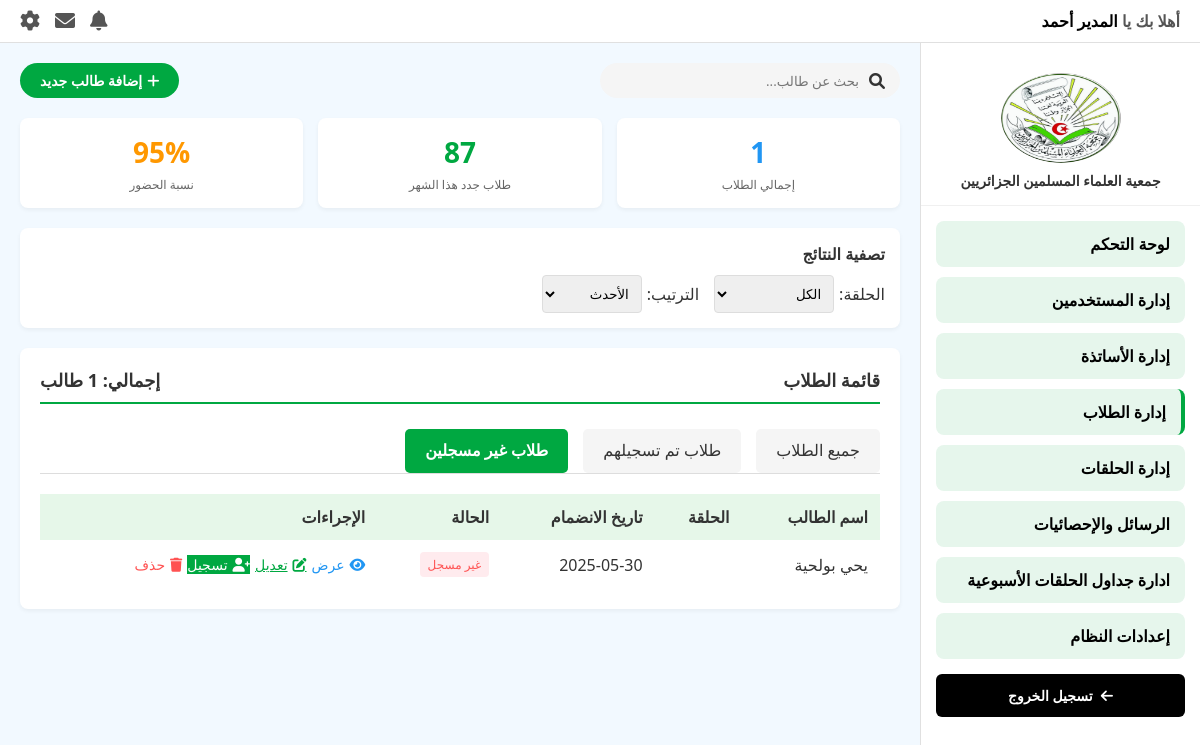
Page /admin/admin-students.php?tab=unregistered on the committed database.
### tables this page shows
CREATE TABLE `users` (
  `id` int(11) UNSIGNED NOT NULL,
  `email` varchar(128) NOT NULL,
  `first_name` varchar(128) NOT NULL,
  `last_name` varchar(128) NOT NULL,
  `password` varchar(255) NOT NULL,
  `gender` enum('male','female') NOT NULL,
  `phone` varchar(20) DEFAULT NULL,
  `date_of_birth` date DEFAULT NULL,
  `place_of_birth` varchar(128) DEFAULT NULL,
  `address` text DEFAULT NULL,
  `academic_level` varchar(255) DEFAULT NULL,
  `user_type` enum('student','teacher','admin','super_admin') NOT NULL,
  `created_at` timestamp NOT NULL DEFAULT current_timestamp(),
  `updated_at` timestamp NOT NULL DEFAULT current_timestamp() ON UPDATE current_timestamp()
);

CREATE TABLE `students` (
  `id` int(11) UNSIGNED NOT NULL,
  `user_id` int(11) UNSIGNED NOT NULL,
  `student_code` varchar(20) NOT NULL,
  `parent_name` varchar(128) DEFAULT NULL,
  `notes` text DEFAULT NULL,
  `enrollment_date` date DEFAULT current_timestamp(),
  `registered` tinyint(1) NOT NULL
);

### admin/admin-students.php (the view, shortened to what this page needs)
<?php
require_once __DIR__ . '/template/header.php';
$user_type = "student";
$order = $_GET['order'] ?? 'newest';
$tab = $_GET['tab'] ?? 'all';
switch ($order) {
    case 'newest':
    default:
        $orderBy = 'id DESC';
        break;
}
$query = "SELECT u.* FROM users u
          INNER JOIN students s ON u.id = s.user_id
          WHERE u.user_type = ?";
switch ($tab) {
    case 'unregistered':
        $query .= " AND s.registered = 0";
        break;
}
$query .= " ORDER BY $orderBy";
$stmt = $db->prepare($query);
$stmt->execute([$user_type]);
$students = $stmt->fetchAll(PDO::FETCH_ASSOC);
?>
<link rel="stylesheet" href="CSS/admin-students.css">
<div class="content">
    <div class="search-bar">
        <div class="search-input">
            <i class="fas fa-search"></i>
            <input type="text" placeholder="بحث عن طالب...">
        </div>
        <button class="add-btn" id="openAddStudentModal">
            <i class="fas fa-plus"></i> إضافة طالب جديد
        </button>
    </div>
    <div class="stats-cards">
        <div class="stat-card">
            <div class="number blue"><?= count($students) ?></div>
            <div class="label">إجمالي الطلاب</div>
        </div>
        <div class="stat-card">
            <div class="number green">87</div>
            <div class="label">طلاب جدد هذا الشهر</div>
        </div>
        <div class="stat-card">
            <div class="number orange">95%</div>
            <div class="label">نسبة الحضور</div>
        </div>
    </div>
    <div class="filter-section">
        <div class="filter-title">تصفية النتائج</div>
        <div class="filter-options">
            <div class="filter-option">
                <label>الحلقة:</label>
                <select class="filter-select">
                    <option value="all">الكل</option>
                </select>
            </div>
            <div class="filter-option">
                <label>الترتيب:</label>
                <form method="get" id="orderForm">
                    <select class="filter-select" name="order" onchange="document.getElementById('orderForm').submit()">
                        <option value="newest" <?= (!isset($_GET['order']) || $_GET['order'] == 'newest') ? 'selected' : '' ?>>الأحدث</option>
                    </select>
                </form>
            </div>
        </div>
    </div>
    <div class="admin-section">
        <div class="section-title">
            قائمة الطلاب
            <span>إجمالي: <?= count($students) ?> طالب</span>
        </div>
        <div class="tabs">
            <a href="?tab=all<?= isset($_GET['order']) ? '&order=' . $_GET['order'] : '' ?>"
               class="tab <?= $tab === 'all' ? 'active' : '' ?>">جميع الطلاب</a>
            <a href="?tab=registered<?= isset($_GET['order']) ? '&order=' . $_GET['order'] : '' ?>"
               class="tab <?= $tab === 'registered' ? 'active' : '' ?>">طلاب تم تسجيلهم</a>
            <a href="?tab=unregistered<?= isset($_GET['order']) ? '&order=' . $_GET['order'] : '' ?>"
               class="tab <?= $tab === 'unregistered' ? 'active' : '' ?>">طلاب غير مسجلين</a>
        </div>
        <table class="admin-table">
            <thead>
                <tr>
                    <th>اسم الطالب</th>
                    <th>الحلقة</th>
                    <th>تاريخ الانضمام</th>
                    <th>الحالة</th>
                    <th>الإجراءات</th>
                </tr>
            </thead>
            <tbody>
                <?php foreach ($students as $student) {
                    $query = $db->prepare("SELECT * FROM students WHERE user_id = ?");
                    $query->execute([$student['id']]);
                    $data = $query->fetchAll(PDO::FETCH_ASSOC);
                    $bgColor = match ($data[0]['registered']) {
                        1 => 'status-active',
                        0 => 'status-inactive'
                    };
                ?>
                    <tr>
                        <td><?= $student['first_name'] . " " . $student['last_name'] ?></td>
                        <td><?= $group[0]['group_name'] ?? "" ?></td>
                        <td><?= $data[0]['enrollment_date'] ?></td>
                        <td><span class="status <?= $bgColor ?>"><?= $data[0]['registered'] == 1 ? "مسجل" : "غير مسجل" ?></span></td>
                        <td>
                            <div class="action-buttons">
                                <button class="action-button view"><i class="fas fa-eye"></i> عرض</button>
                                <a href="edit-user.php?id=<?= $student['id'] ?>" class="action-button edit-user">
                                    <i class="fas fa-edit"></i> تعديل
                                </a>
                                <?php if ($data[0]['registered'] == 0): ?>
                                <button class="action-button register" onclick="openRegisterModal(<?= $data[0]['id'] ?>, '<?= $student['first_name'] . ' ' . $student['last_name'] ?>')">
                                    <i class="fas fa-user-plus"></i> تسجيل
                                </button>
                                <?php endif; ?>
                                <form action="<?= htmlspecialchars($_SERVER['PHP_SELF']) ?>" method="POST" style="display: inline;">
                                    <button class="action-button delete" type="submit" onclick="return confirm('هل أنت متأكد من حذف هذا المستخدم؟')">
                                        <i class="fas fa-trash"></i> حذف
                                    </button>
                                </form>
                            </div>
                        </td>
                    </tr>
                <?php } ?>
            </tbody>
        </table>
    </div>
</div>
</div>
</body>
</html>

### admin/CSS/admin-students.css (style rules this page uses)
* { margin: 0; padding: 0; box-sizing: border-box; font-family: 'Segoe UI', Arial, sans-serif; }
body { background-color: #F2F9FF; color: #333; }
.content { flex: 1; padding: 20px; }
.search-bar { display: flex; justify-content: space-between; margin-bottom: 20px; }
.search-input { display: flex; align-items: center; background-color: #f5f5f5; border-radius: 20px; padding: 8px 15px; width: 300px; }
.search-input input { border: none; background: transparent; width: 100%; padding-right: 10px; outline: none; }
.add-btn { background-color: #00A841; color: white; border: none; padding: 8px 20px; border-radius: 20px; cursor: pointer; font-size: 14px; font-weight: 600; display: flex; align-items: center; gap: 5px; }
.stats-cards { display: flex; gap: 15px; margin-bottom: 20px; }
.stat-card { flex: 1; background-color: white; border-radius: 8px; padding: 15px; box-shadow: 0 2px 4px rgba(0,0,0,0.05); text-align: center; }
.stat-card .number { font-size: 28px; font-weight: bold; margin-bottom: 5px; }
.stat-card .label { color: #666; font-size: 12px; }
.blue { color: #2196F3; }
.green { color: #00A841; }
.orange { color: #FF9800; }
.filter-section { background-color: white; border-radius: 8px; padding: 15px; margin-bottom: 20px; box-shadow: 0 2px 4px rgba(0,0,0,0.05); }
.filter-title { font-weight: bold; margin-bottom: 10px; }
.filter-options { display: flex; gap: 15px; flex-wrap: wrap; }
.filter-option { display: flex; align-items: center; gap: 5px; }
.filter-select { padding: 8px; border-radius: 4px; border: 1px solid #ddd; outline: none; }
.admin-section { background-color: white; border-radius: 8px; padding: 20px; box-shadow: 0 2px 4px rgba(0,0,0,0.05); margin-bottom: 20px; }
.section-title { font-size: 18px; font-weight: bold; margin-bottom: 15px; display: flex; justify-content: space-between; align-items: center; }
.admin-table { width: 100%; border-collapse: collapse; }
.admin-table th { background-color: #E6F7E9; padding: 12px; text-align: right; font-weight: bold; }
.admin-table td { padding: 12px; border-bottom: 1px solid #eee; }
.admin-table tr:last-child td { border-bottom: none; }
.status { padding: 4px 8px; border-radius: 4px; font-size: 12px; display: inline-block; }
.status-inactive { background-color: #FFEBEE; color: #ff5252; }
.action-buttons { display: flex; gap: 5px; }
.action-button { background-color: transparent; border: none; color: #00A841; cursor: pointer; font-size: 14px; display: flex; align-items: center; gap: 5px; }
.action-button.delete { color: #ff5252; }
.action-button.view { color: #2196F3; }
.tabs { display: flex; border-bottom: 1px solid #ddd; margin-bottom: 20px; }
.tab { padding: 10px 15px; margin-left: 5px; cursor: pointer; border-bottom: 2px solid transparent; }
.tab.active { border-bottom: 2px solid #00A841; color: #00A841; font-weight: bold; }

### admin/template/header.php (style rules this page uses)
* { margin: 0; padding: 0; box-sizing: border-box; font-family: 'Segoe UI', Arial, sans-serif; }
body { background-color: #F2F9FF; color: #333; }

### admin/admin-students.php (style rules this page uses)
.section-title { border-bottom: 2px solid #00A841; padding-bottom: 10px; margin-bottom: 25px; }
.tabs { display: flex; gap: 10px; margin-bottom: 20px; }
.tab { padding: 10px 20px; background-color: #f5f5f5; border-radius: 5px; cursor: pointer; text-decoration: none; color: #333; transition: all 0.3s ease; }
.tab.active { background-color: #00A841; color: white; }
.action-button.register { background-color: #00A841; color: white; }

### rows in the picture
users: first_name "يحي", last_name "بولحية", students.enrollment_date "2025-05-30"

### other values in the picture
count($students) "1"
